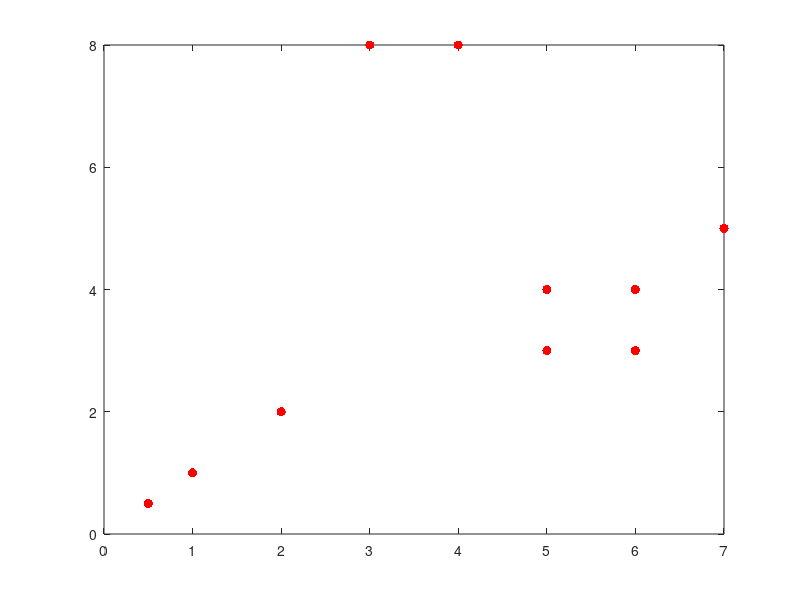

Recreate this plot in MATLAB. (Note: this script raises an error after producing the figure.)
%PruebaToken
%Equipo 8
%Parcial 2
%Ejercicio AlgCadena Visto en Clase
clc
clear all
close all
warning off all
%          x1 2 3 4 5 6 7 8 9 10
muestras=[0.5 3 2 1 5 4 6 5 6 7;
          0.5 8 2 1 3 8 3 4 4 5];
numMuestras=10;
umbral=15;
figure(1)
grid on
plot(muestras(1,:),muestras(2,:),'.r','MarkerSize',20);

[gruposF,numElementos]=algCadena(muestras,numMuestras,umbral)

figure(2)
grid on
hold on
[f,c]=size(numElementos);
for aux=1:c
    color=rand(1,3);
    cstr=strcat('Clase',{' '},string(aux));
    for aux2=1:numElementos(aux)
        x(aux2)=gruposF(1,aux2,aux);
        y(aux2)=gruposF(2,aux2,aux);
        %plot(gruposF(1,aux2,aux),gruposF(2,aux2,aux),'.','MarkerSize',15,'DisplayName',cstr,'color',color)
    end
    plot(x,y,'.','MarkerSize',15,'DisplayName',cstr,'color',color)
    clear x
    clear y
end
xlabel('Atributo 1')
ylabel('Atributo 2')
legend

disp('fin de proceso...')